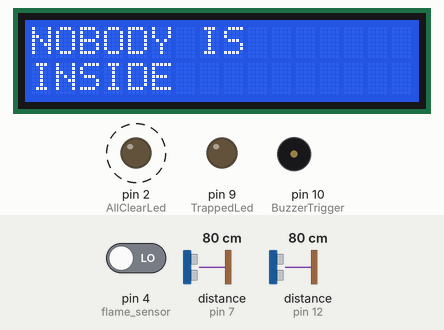
Simulated run of this sketch. Board: Arduino Uno, built with avr-gcc and run on an emulated ATmega328P. Parts: 16×2 character LCD, output pins drawn as LEDs (lit = HIGH), buzzer (waves = sounding, pin HIGH). Wiring (inferred from the names in the program): 2 × ultrasonic range finder: trigger pin 8, echo pin 7 / trigger pin 13, echo pin 12. Dashed ring = blinking. The inputs (shaded band) are chosen by the test bench; at power-on: pin 4 (flame_sensor) LOW, distance to the obstacle (sensors on pin 7, pin 12) 80 cm. The echo pulse lasts 58.3 µs per cm; pins used as bus, display or sensor lines are not drawn; what the sketch prints to the serial monitor is not drawn.

Above: at 7.1 s.
7.2 s: pin 4 (flame_sensor) driven HIGH
At 11.2 s:
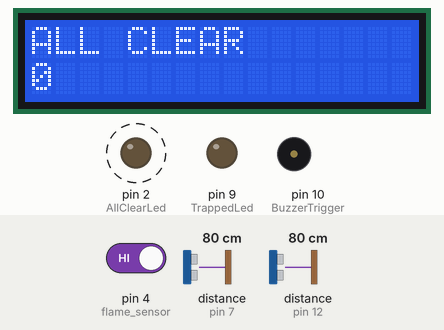
12.9 s: distance to the obstacle (sensor on pin 7) set to 2 cm
At 15.4 s:
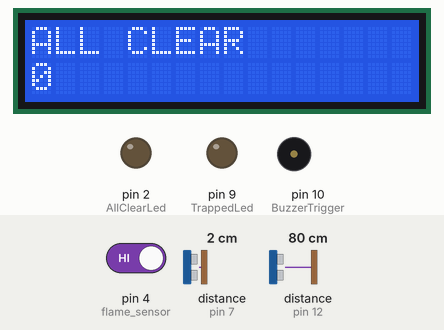
18.6 s: distance to the obstacle (sensor on pin 12) set to 12 cm
24.3 s: distance to the obstacle (sensor on pin 12) set to 9 cm
At 29.9 s:
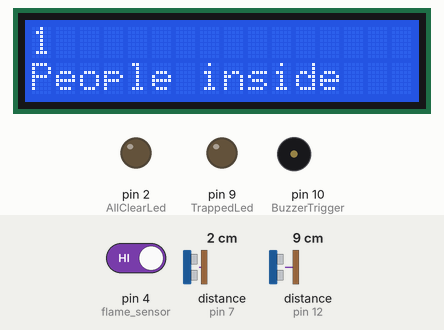
30.0 s: pin 4 (flame_sensor) driven LOW
At 34.7 s:
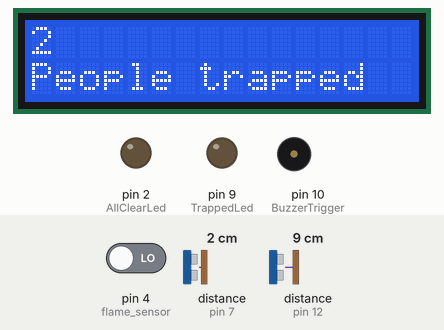
35.0 s: distance to the obstacle (sensor on pin 7) set to 18 cm
At 38.5 s:
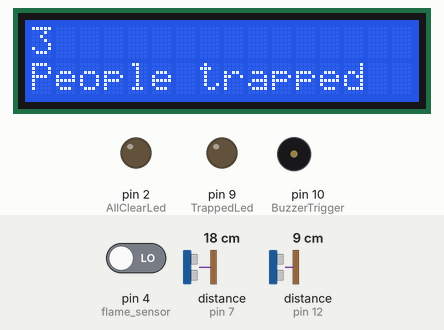
Timing chart, 0 to 41.7 s (numbered marks = the images above; inputs shaded):
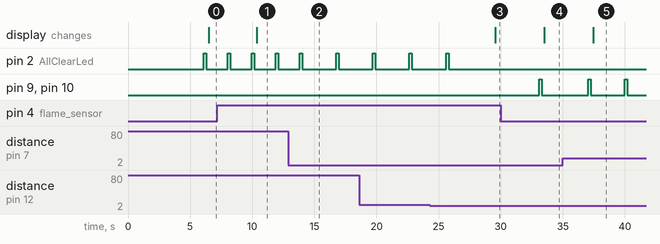

Measured:
- the behaviour switches between 11 and 10 cm on distance to the obstacle (sensor on pin 12) (found by bisection; images 2 and 3)
- after the input at 7.2 s, the display: changes after 3.2 s (image 1)
- after the input at 12.9 s, pin 2 (AllClearLed): LOW → HIGH after 3.9 s, → LOW 0.20 s later
- after the input at 24.3 s, pin 2 (AllClearLed): goes on until 25.8 s, then stays LOW; the display: changes after 5.3 s (image 3)
- after the input at 30.0 s, pin 9 (TrappedLed), pin 10 (BuzzerTrigger): LOW → HIGH after 3.1 s, → LOW 0.20 s later; the display: changes after 3.5 s (image 4)
- after the input at 35.0 s, pin 9 (TrappedLed), pin 10 (BuzzerTrigger): LOW → HIGH after 5.0 s, → LOW 0.20 s later
- by itself, pin 2 (AllClearLed): alternates HIGH for 0.20 s and LOW for 1.7 s

The sketch:

test_arduino.ino
```cpp
#include "ultrasonic.h"
#include <Wire.h>
#include <LiquidCrystal_I2C.h>
LiquidCrystal_I2C lcd(0x27, 16, 2);

//ultrasonic 1 pins
#define UltraEcho1 7
#define UltraTrigger1 8

#define UltraEcho2 12
#define UltraTrigger2 13
//led pins
#define AllClearLed 2
#define TrappedLed 9
//defining the buzzer pin
#define BuzzerTrigger 10
//defining the ultrasonic ranges
#define ultrasonic_sensor_one_range 10
#define ultrasonic_sensor_two_range 10
//defining the delay timers in between the display
#define delay_value 1000
#define lcd_dynamic 1000
#define lcd_starter_delay 5000
//defining the flame sensor pin
#define flame_sensor 4


Ultrasonic ultrasonic1(UltraTrigger1, UltraEcho1);
Ultrasonic ultrasonic2(UltraTrigger2, UltraEcho2);

bool ultrasonic_sensor_one_is_passed = false;
bool ultrasonic_sensor_two_is_passed = false;
int total_number_of_people = 0;
//storing the value by the flame sensor
int flame_detected;

void setup() {
  lcd.begin();
  lcd.backlight();
  Serial.begin(9600);//starts serial communication

  ultrasonic1.initialize();
  ultrasonic2.initialize();
  pinMode(flame_sensor, INPUT) ;
  pinMode(AllClearLed, OUTPUT);
  pinMode(TrappedLed, OUTPUT);
  pinMode(BuzzerTrigger, OUTPUT);
  lcd.setCursor(0, 0);
  lcd.print("HELP SAVE");
  //delay(lcd_dynamic);
  lcd.setCursor(0, 1);
  lcd.print(" BY E.E.B.C");
  delay(lcd_starter_delay);

}
void loop() {

  int sensor_one_distance =  ultrasonic1.getDistance();
  int sensor_two_distance = ultrasonic2.getDistance();
  flame_detected = digitalRead(flame_sensor);


  Serial.print("Ultrasonic 1 => ");
  Serial.print(sensor_one_distance);
  Serial.print("  Ultrasonic 2 => ");
  Serial.println(sensor_two_distance);
  Serial.print("Total persons inside => ");
  Serial.println(total_number_of_people);


  if ((sensor_one_distance < ultrasonic_sensor_one_range) && (ultrasonic_sensor_two_is_passed == false)) {
    ultrasonic_sensor_one_is_passed = true;

    Serial.println("ultrasonic 1 passed first");
    delay(delay_value);
  }
  else if ((sensor_two_distance < ultrasonic_sensor_two_range) && (ultrasonic_sensor_one_is_passed == false)) {
    ultrasonic_sensor_two_is_passed = true;
    Serial.println("ultrasonic 2 passed first");
    delay(delay_value);

  }
  if (ultrasonic_sensor_one_is_passed) {
    if (sensor_two_distance < ultrasonic_sensor_two_range) {
      ultrasonic_sensor_one_is_passed = false;
      Serial.println("ultrasonic 2 passed last");
      total_number_of_people++;
      delay(delay_value);
    }
  }


  else if (ultrasonic_sensor_two_is_passed) {
    if (sensor_one_distance < ultrasonic_sensor_one_range) {
      ultrasonic_sensor_two_is_passed = false;
      Serial.println("ultrasonic 1 passed last");
      total_number_of_people--;
      delay(delay_value);

    }
  }

  if (total_number_of_people < 0) total_number_of_people = 0;


  delay(1000);

  if (total_number_of_people > 0 && flame_detected == 0) {
    digitalWrite(TrappedLed, HIGH);
    digitalWrite(BuzzerTrigger, HIGH);
    delay(200);
    digitalWrite(TrappedLed, LOW);;
    digitalWrite(BuzzerTrigger, LOW);
    delay(200);
    lcd.clear();
    lcd.setCursor(0, 0);
    lcd.print(total_number_of_people);
    lcd.setCursor(0, 1);
    lcd.print("People trapped");
    delay(500);
  }
  else if (total_number_of_people > 0) {
    lcd.clear();
    lcd.setCursor(0, 0);
    lcd.print(total_number_of_people);
    lcd.setCursor(0, 1);
    lcd.print("People inside");
    delay(500);

  }
  if (total_number_of_people <= 0 && flame_detected  == 1) {
    digitalWrite(BuzzerTrigger, LOW);
    digitalWrite(AllClearLed, HIGH);
    delay(200);
    digitalWrite(AllClearLed, LOW);
    delay(200);
    lcd.clear();
    lcd.setCursor(0, 0);
    lcd.print("ALL CLEAR");
    lcd.setCursor(0, 1);
    lcd.print(total_number_of_people, ":INSIDE");
    delay(500);
  }
  else if (total_number_of_people <= 0) {
    digitalWrite(BuzzerTrigger, LOW);
    digitalWrite(AllClearLed, HIGH);
    delay(200);
    digitalWrite(AllClearLed, LOW);
    delay(200);
    lcd.clear();
    lcd.setCursor(0, 0);
    lcd.print("NOBODY IS");
    lcd.setCursor(0, 1);
    lcd.print("INSIDE");
    delay(500);
  }
}
```

ultrasonic.cpp
```cpp
#include "ultrasonic.h"


Ultrasonic::Ultrasonic(int trig, int echo) {
  trigPin = trig;
  echoPin = echo;
}

void Ultrasonic::initialize() {
  pinMode(trigPin, OUTPUT); // Sets the trigPin as an Output
  pinMode(echoPin, INPUT); // Sets the echoPin as an Input
}

int Ultrasonic::getDistance() {
  digitalWrite(trigPin, LOW);
  delayMicroseconds(2);
  // Sets the trigPin on HIGH state for 10 micro seconds
  digitalWrite(trigPin, HIGH);
  delayMicroseconds(10);
  digitalWrite(trigPin, LOW);
  // Reads the echoPin, returns the sound wave travel time in microseconds
  duration = pulseIn(echoPin, HIGH);
  // Calculating the distance
  distance = duration * 0.034 / 2;
  return distance;
}
```

ultrasonic.h
```cpp
#ifndef roboken_ultrasonic
#define roboken_ultrasonic
#include <Arduino.h>

class Ultrasonic {
  public:
    int trigPin;
    int echoPin;
    long duration;
    int distance;

    Ultrasonic(int trig, int echo);
    void initialize();
    int getDistance();

  private:
  protected:

};


#endif //roboken_ultrasonic
```
